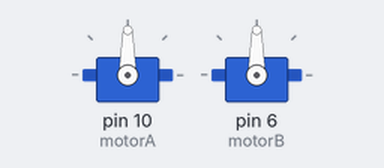
Recording of a sketch running on a simulated Arduino Uno, built with avr-gcc and run on an emulated ATmega328P. On the bench: 2 × servo.

Above: at 0.1 s.
At 12.3 s:
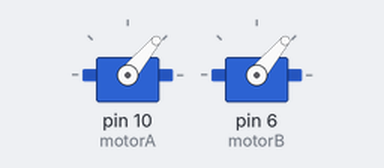
At 49.8 s:
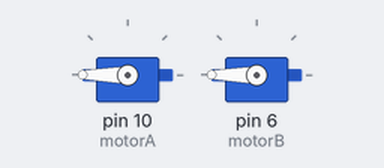
At 124.8 s:
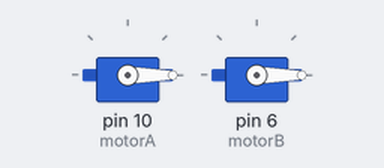
Timing chart, 0 to 126.3 s (numbered marks = the images above):
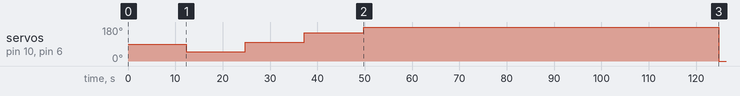

The sketch:

WHEELCHAIR_TEST_MOTORS.ino
```cpp
#define motorA 10
#define motorB 6
#include <Servo.h>

Servo motor1;
Servo motor2;
String motorcommand;

int valueL;
int valueR;

void setup(){
  motor1.attach(motorA);
  motor2.attach(motorB);
}


void setMotor(int SpeedA, int SpeedB){
  motor1.write(SpeedA);
  motor2.write(SpeedB);
}

int i = 0;
void loop(){
  i += 1;
  if (i%50 == 0){
    setMotor(i,i);
  }
  delay(250);
}
```

Measured:
- by itself, servo on pin 10 (motorA), servo on pin 6 (motorB): 90° → 50° at 12.3 s, → 100° 12.5 s later, → 150° 12.5 s later, → 180° 12.5 s later, … (5 changes in this stretch)
